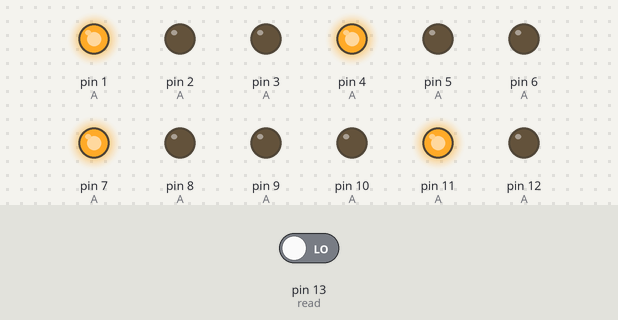
Recording of a sketch running on a simulated Arduino Uno, built with avr-gcc and run on an emulated ATmega328P. Shown: output pins drawn as LEDs (lit = HIGH). The inputs (shaded band) are chosen by the test bench; at power-on: pin 13 (read) LOW.

Above: at 1.2 s.
1.3 s: pin 13 (read) driven HIGH
At 10.1 s:
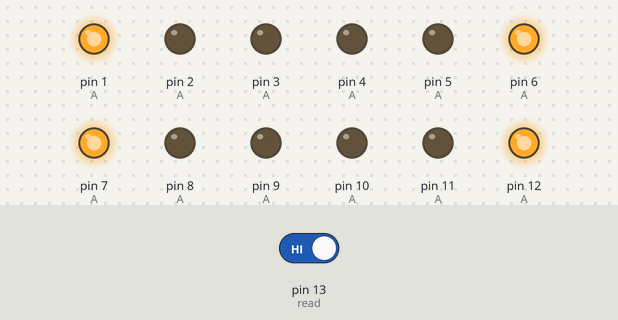
At 12.4 s:
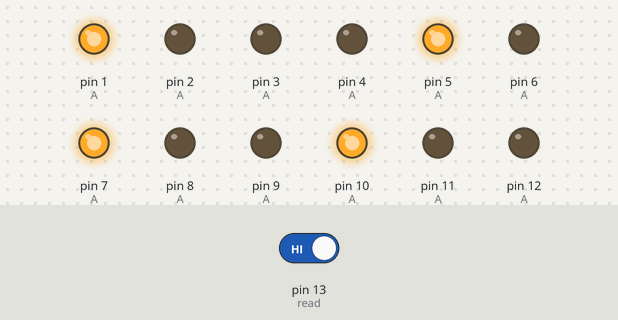
32.7 s: pin 13 (read) driven LOW
At 34.4 s:
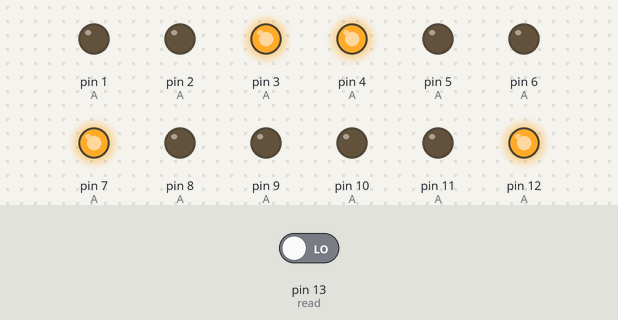
Timing chart, 0 to 70.1 s (numbered marks = the images above; inputs shaded):
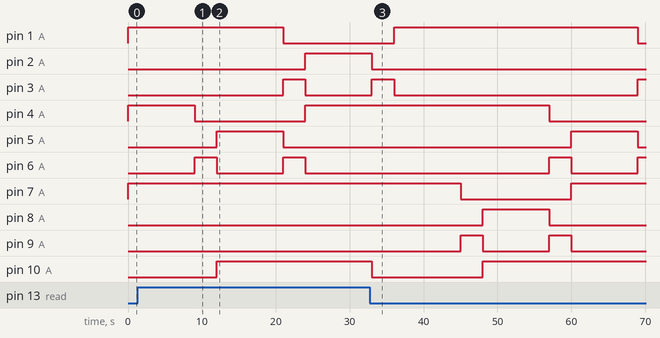

Measured:
- after the input at 1.3 s, pin 1 (A): HIGH → LOW after 19.7 s; pin 2 (A): LOW → HIGH after 22.7 s; pin 3 (A): LOW → HIGH after 19.7 s, → LOW 3.0 s later; pin 4 (A): HIGH → LOW after 7.7 s instead of 19.7 s; pin 5 (A): LOW → HIGH after 10.7 s instead of 22.7 s
- after the input at 32.7 s, pin 2 (A): goes on until 33.0 s, then stays LOW; pin 7 (A): HIGH → LOW after 12.3 s, → HIGH 15.0 s later; pin 8 (A): LOW → HIGH after 15.3 s, → LOW 9.0 s later; pin 9 (A): alternates HIGH for 3.0 s and LOW for 9.0 s, starting after 12.3 s; pin 10 (A): HIGH → LOW after 0.30 s, → HIGH 15.0 s later

The sketch:

TrafficLightsWAY.ino
```cpp
// (licence header left out)
int A[4][3] = 	{
					{1, 2, 3},
					{4, 5, 6},
					{7, 8, 9},
					{10, 11, 12}
				};
int read = 13;
int dr=0;

void setup() {
      initi();
  	pinMode(read, INPUT);
}

void loop() {
  d1();

}

void initi(){
	for(int i=0; i<4; i++)
	{
			for (int j = 0; j < 3; j++ ) {
				pinMode( A[i][j], OUTPUT );
			}
	}
}

void z(){
	for(int i=0; i<4; i++)
	{
			for (int j = 0; j < 3; j++ ) {
					digitalWrite(A[i][j],0);
			}
	}
}
/*
void d1(){
	int p=1;
	one();
	delay(9000);
  y1();
  delay(3000);
  	two();
	delay(9000);
  y2();  delay(3000);
  	three();
	delay(9000);
  y3();  delay(3000);
  	four();
	delay(9000);
  y4();  delay(3000);
	//check(p);
}
*/

void d1(){
	int p=1;
	one();
	delay(9000);
	check(p);
}

void d2(){
	int p=2;
	two();
	delay(9000);
	check(p);
}

void d3(){
	int p=3;
	three();
	delay(9000);
	check(p);
}

void d4(){
	int p=4;
	four();
	delay(9000);
	check(p);
}

void one(){
	int p=3;
	z();
	for(int i=0; i<4; i++)
	{
		if(i==p){
			digitalWrite(A[p][1],1);
		}
		else{
			//for ( j = 0; j < 3; j++ ) {}
			digitalWrite(A[i][0],1);
		}
	}
}


void two(){
	int p=2;
	z();
	for(int i=0; i<4; i++)
	{
		if(i==p){
			digitalWrite(A[p][1],1);
		}
		else{
			//for ( j = 0; j < 3; j++ ) {}
			digitalWrite(A[i][0],1);
		}
	}
}

void three(){
	int p=1;
	z();
	for(int i=0; i<4; i++)
	{
		if(i==p){
			digitalWrite(A[p][1],1);
		}
		else{
			//for ( j = 0; j < 3; j++ ) {}
			digitalWrite(A[i][0],1);
		}
	}
}

void four(){
	int p=0;
	z();
	for(int i=0; i<4; i++)
	{
		if(i==p){
			digitalWrite(A[p][1],1);
		}
		else{
			//for ( j = 0; j < 3; j++ ) {}
			digitalWrite(A[i][0],1);
		}
	}
}

void y1(){
	z();
	int j;
		for(int i=0; i<4; i++)
		{
				//for ( j = 0; j < 3; j++ ) {
				if(i==0||i==1){
					j=0;
					digitalWrite(A[i][j],1);
				}
				else if(i==2||i==3){
					j=2;
					digitalWrite(A[i][j],1);
				}
		}
}

void y2(){
	z();
	int j;
		for(int i=0; i<4; i++)
		{
				//for ( j = 0; j < 3; j++ ) {
				if(i==0||i==3){
					j=0;
					digitalWrite(A[i][j],1);
				}
				else if(i==1||i==2){
					j=2;
					digitalWrite(A[i][j],1);
				}
		}
}

void y3(){
	z();
	int j;
		for(int i=0; i<4; i++)
		{
				//for ( j = 0; j < 3; j++ ) {
				if(i==2||i==3){
					j=0;
					digitalWrite(A[i][j],1);
				}
				else if(i==0||i==1){
					j=2;
					digitalWrite(A[i][j],1);
				}
		}
}

void y4(){
	z();
	int j;
		for(int i=0; i<4; i++)
		{
				//for ( j = 0; j < 3; j++ ) {
				if(i==1||i==2){
					j=0;
					digitalWrite(A[i][j],1);
				}
				else if(i==0||i==3){
					j=2;
					digitalWrite(A[i][j],1);
				}
		}
}

void e(){
	z();
	int j;
		for(int i=0; i<4; i++)
		{
				//for ( j = 0; j < 3; j++ ) {
				if(i==0||i==2){
					j=0;
					digitalWrite(A[i][j],1);
				}
				else if(i==1||i==3){
					j=2;
					digitalWrite(A[i][j],1);
				}
		}
}

void check(int p){
	dr= digitalRead(read);
	if(dr){
  			switch(p){
			case 1:
				e();
				delay(3000);
				d3();
				break;
			case 2:
				y2();
				delay(3000);
				d3();
				break;
			case 3:
				y3();
				delay(3000);
				d4();
				break;
			case 4:
				y3();
				delay(3000);
				d3();
				break;
			}
  		}
  	else{
  			switch(p){
			case 1:
				y1();
				delay(3000);
				d2();
				break;
			case 2:
				y2();
				delay(3000);
				d3();
				break;
			case 3:
				y3();
				delay(3000);
				d4();
				break;
			case 4:
				y4();
				delay(3000);
				d1();
				break;
			}
  	}
}
```
